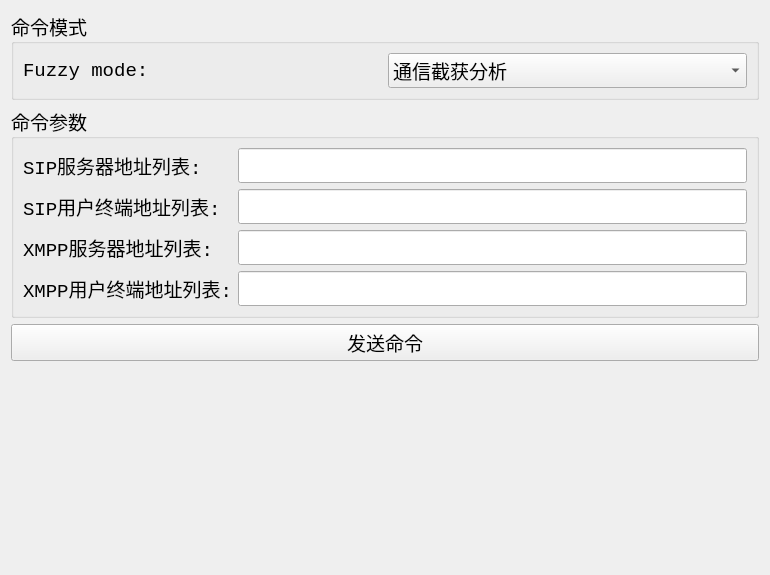
<?xml version="1.0" encoding="UTF-8"?>
<ui version="4.0">
 <class>SIPFuzzyView</class>
 <widget class="QWidget" name="SIPFuzzyView">
  <property name="geometry">
   <rect>
    <x>0</x>
    <y>0</y>
    <width>770</width>
    <height>575</height>
   </rect>
  </property>
  <property name="windowTitle">
   <string>Form</string>
  </property>
  <layout class="QVBoxLayout" name="verticalLayout">
   <item>
    <widget class="QGroupBox" name="groupBox">
     <property name="font">
      <font>
       <family>方正书宋_GBK</family>
       <pointsize>14</pointsize>
      </font>
     </property>
     <property name="title">
      <string>命令模式</string>
     </property>
     <layout class="QHBoxLayout" name="horizontalLayout_3">
      <item>
       <layout class="QHBoxLayout" name="horizontalLayout">
        <item>
         <widget class="QLabel" name="label">
          <property name="font">
           <font>
            <family>Courier New</family>
            <pointsize>14</pointsize>
           </font>
          </property>
          <property name="text">
           <string>Fuzzy mode:</string>
          </property>
         </widget>
        </item>
        <item>
         <widget class="QComboBox" name="comboBox">
          <property name="font">
           <font>
            <family>方正书宋_GBK</family>
            <pointsize>14</pointsize>
           </font>
          </property>
          <item>
           <property name="text">
            <string>通信截获分析</string>
           </property>
          </item>
          <item>
           <property name="text">
            <string>多路伪源呼叫</string>
           </property>
          </item>
          <item>
           <property name="text">
            <string>SIP用户终端测试</string>
           </property>
          </item>
          <item>
           <property name="text">
            <string>SIP服务器测试</string>
           </property>
          </item>
          <item>
           <property name="text">
            <string>SIP音视频测试</string>
           </property>
          </item>
          <item>
           <property name="text">
            <string>XMPP测试</string>
           </property>
          </item>
         </widget>
        </item>
       </layout>
      </item>
     </layout>
    </widget>
   </item>
   <item>
    <widget class="QGroupBox" name="groupBox_2">
     <property name="font">
      <font>
       <family>方正书宋_GBK</family>
       <pointsize>14</pointsize>
      </font>
     </property>
     <property name="title">
      <string>命令参数</string>
     </property>
     <layout class="QGridLayout" name="gridLayout">
      <item row="0" column="0">
       <widget class="QLabel" name="label_2">
        <property name="font">
         <font>
          <family>Courier New</family>
          <pointsize>14</pointsize>
         </font>
        </property>
        <property name="text">
         <string>SIP服务器地址列表:</string>
        </property>
       </widget>
      </item>
      <item row="0" column="1">
       <widget class="QLineEdit" name="lineEdit"/>
      </item>
      <item row="1" column="0">
       <widget class="QLabel" name="label_3">
        <property name="font">
         <font>
          <family>Courier New</family>
          <pointsize>14</pointsize>
         </font>
        </property>
        <property name="text">
         <string>SIP用户终端地址列表:</string>
        </property>
       </widget>
      </item>
      <item row="1" column="1">
       <widget class="QLineEdit" name="lineEdit_2"/>
      </item>
      <item row="2" column="0">
       <widget class="QLabel" name="label_4">
        <property name="font">
         <font>
          <family>Courier New</family>
          <pointsize>14</pointsize>
         </font>
        </property>
        <property name="text">
         <string>XMPP服务器地址列表:</string>
        </property>
       </widget>
      </item>
      <item row="2" column="1">
       <widget class="QLineEdit" name="lineEdit_3"/>
      </item>
      <item row="3" column="0">
       <widget class="QLabel" name="label_5">
        <property name="font">
         <font>
          <family>Courier New</family>
          <pointsize>14</pointsize>
         </font>
        </property>
        <property name="text">
         <string>XMPP用户终端地址列表:</string>
        </property>
       </widget>
      </item>
      <item row="3" column="1">
       <widget class="QLineEdit" name="lineEdit_4"/>
      </item>
     </layout>
    </widget>
   </item>
   <item>
    <widget class="QPushButton" name="pushButton">
     <property name="font">
      <font>
       <family>方正书宋_GBK</family>
       <pointsize>14</pointsize>
      </font>
     </property>
     <property name="text">
      <string>发送命令</string>
     </property>
    </widget>
   </item>
   <item>
    <spacer name="verticalSpacer">
     <property name="orientation">
      <enum>Qt::Vertical</enum>
     </property>
     <property name="sizeHint" stdset="0">
      <size>
       <width>20</width>
       <height>246</height>
      </size>
     </property>
    </spacer>
   </item>
  </layout>
 </widget>
 <resources/>
 <connections/>
</ui>
